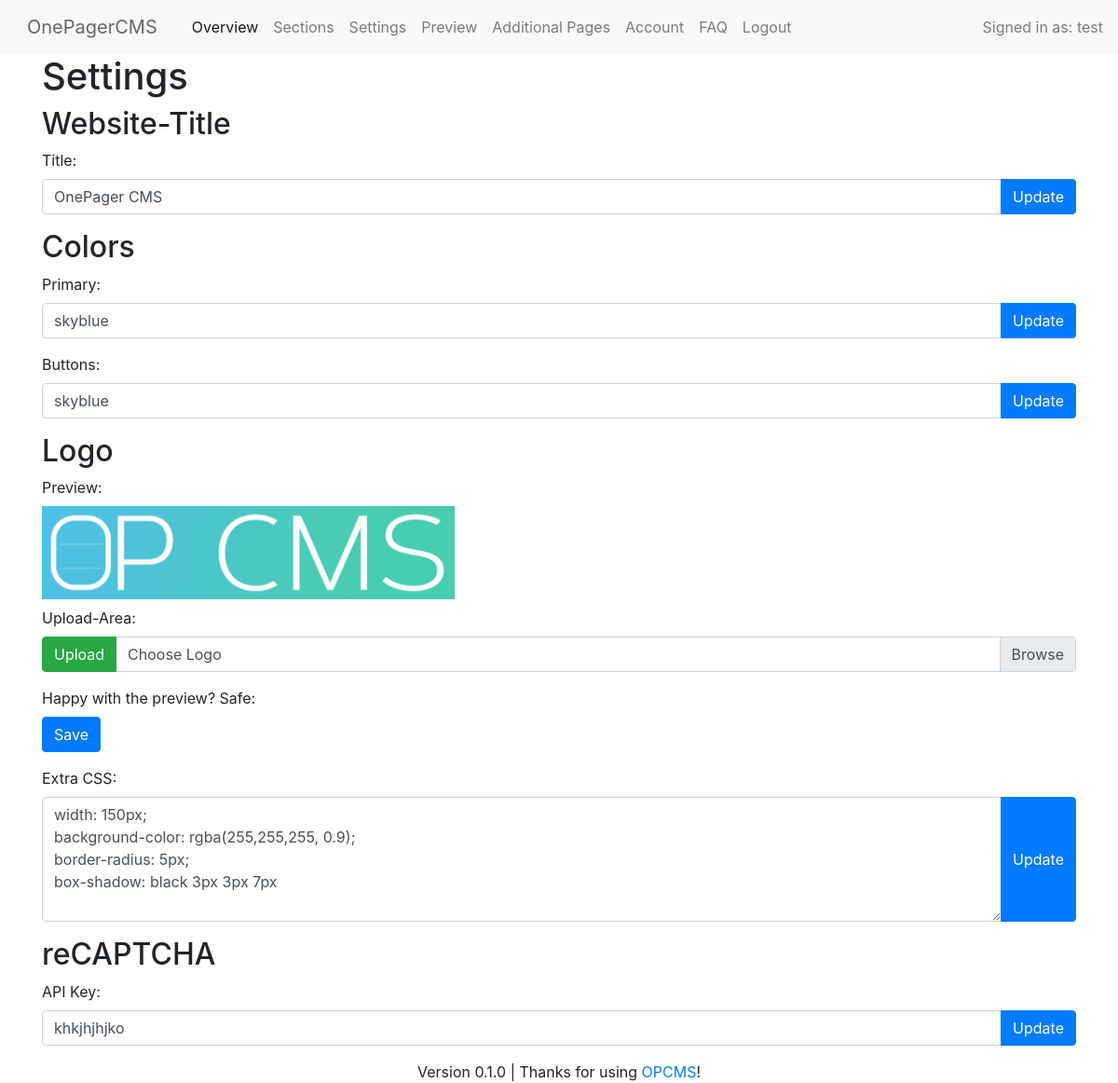
The page /core/settings.php (signed in) on the database its author committed.
### tables this page shows
CREATE TABLE settings
(
    id int PRIMARY KEY,
    setting VARCHAR(255),
    value TEXT
);

### database/connect.php (called while the page is built, shortened)
<?php
$datenbank = "../database/SQLiteDatabase.db";
?>

### database/SQLSettingActions.php (called while the page is built, shortened)
<?php
class SQLSettingActions
{
    public function getSettingValue($setting)
    {
        include '../database/connect.php';
        try {
            $select = $db->prepare("SELECT value FROM settings WHERE setting = :setting;");
            $select->bindValue(':setting', $setting);
            $select->execute();
            $value = $select->fetch();
            return $value[0];
        } catch (Exception $exception) {
            echo 'Something went wrong: ' . $exception->getMessage();
        }
    }
}

### core/settings.php (the view, shortened to what this page needs)
<?php
include "../database/SQLSettingActions.php";
$settingActions = new SQLSettingActions();
$captchaKey = ($settingActions->getSettingValue("recaptcha_key") != null && $settingActions->getSettingValue("recaptcha_key") != "") ? $settingActions->getSettingValue("recaptcha_key") : "";
$logocss = ($settingActions->getSettingValue("logo_css") != null && $settingActions->getSettingValue("logo_css") != "") ? $settingActions->getSettingValue("logo_css") : "";
$logo = ($settingActions->getSettingValue("logo") != null && $settingActions->getSettingValue("logo") != "") ? $settingActions->getSettingValue("logo") : "";
$uploadedLogo = (isset($_GET['logo'])) ? $_GET['logo'] : "";
$primaryColor = ($settingActions->getSettingValue('text-primary') != null && $settingActions->getSettingValue('text-primary') != "") ? $settingActions->getSettingValue('text-primary') : "";
$buttonColor = ($settingActions->getSettingValue('button-color') != null && $settingActions->getSettingValue('button-color') != "") ? $settingActions->getSettingValue('button-color') : "";
$websiteTitle = ($settingActions->getSettingValue('website-title') != null && $settingActions->getSettingValue('website-title') != "") ? $settingActions->getSettingValue('website-title') : "";
?>
<!DOCTYPE html>
<html>
<?php require_once "inc/head.php" ?>
<body>
<?php include_once "inc/header.php" ?>
<div class="container">
    <h1>Settings</h1>
    <h2>Website-Title</h2>
    <form method="post" action="../misc/changewebsitetitle.php">
        <div class="form-group">
            <label for="title">Title:</label>
            <div class="input-group">
                <input type="text" name="title" class="form-control" id="title"
                       value="<?php echo $websiteTitle ?>">
                <div class="input-group-append">
                    <input type='submit' class="btn btn-primary" name='titleform'
                           id='change' value='Update'>
                </div>
            </div>
        </div>
    </form>
    <h2>Colors</h2>
    <form method="post" action="../misc/changeprimarycolor.php">
        <div class="form-group">
            <label for="primaryColor">Primary:</label>
            <div class="input-group">
                <input type="text" name="primaryColor" id="primaryColor" class="form-control"
                       value="<?php echo $primaryColor ?>">
                <div class="input-group-append">
                    <input type='submit' class="btn btn-primary" name='action'
                           id='change' value='Update'>
                </div>
            </div>
        </div>
    </form>
    <form method="post" action="../misc/changebuttoncolor.php">
        <div class="form-group">
            <label for="buttonColor">Buttons:</label>
            <div class="input-group">
                <input type="text" name="buttonColor" id="buttonColor" class="form-control"
                       value="<?php echo $buttonColor ?>">
                <div class="input-group-append">
                    <input type='submit' class="btn btn-primary" name='action'
                           id='change' value='Update'>
                </div>
            </div>
        </div>
    </form>
    <h2>Logo</h2>
    <form enctype="multipart/form-data" action="../misc/logoupload.php" method="post" id="uploadform">
        <div class="form-group">
            <label>Preview:</label><br>
            <img class="img-fluid mb-2 text-right" style="height: 100px; max-width: 500px;"
                 src="<?php echo ($uploadedLogo != "") ? $uploadedLogo : $logo ?>"><br>
            <label>Upload-Area:</label>
            <div class="input-group">
                <div class="input-group-prepend">
                    <input type='submit' class="btn btn-success" id='image-upload' value='Upload'>
                </div>
                <div class="custom-file">
                    <label class="custom-file-label" for="inputGroupFile01">Choose Logo</label>
                </div>
            </div>
        </div>
    </form>
    <form method="post" action="../misc/changelogo.php">
        <label>Happy with the preview? Safe:</label>
        <div class="form-group">
            <input type='submit' class="btn btn-primary" name='save'
                   id='save' value='Save'>
        </div>
    </form>
    <form method="post" action="../misc/changelogocss.php">
        <div class="form-group">
            <label for="logocss">Extra CSS:</label>
            <div class="input-group">
                <textarea id="logocss" name="logocss" class="form-control" rows="5"
                ><?php echo $logocss ?></textarea>
                <div class="input-group-append">
                    <input type='submit' class="btn btn-primary" name='captchaKey'
                           id='change' value='Update'>
                </div>
            </div>
        </div>
    </form>
    <h2>reCAPTCHA</h2>
    <form method="post" action="../misc/changecaptcha.php">
        <div class="form-group">
            <label for="recaptcha_key">API Key:</label>
            <div class="input-group">
                <input type="text" id="recaptcha_key" name="recaptcha_key" class="form-control"
                       value="<?php echo $captchaKey ?>">
                <div class="input-group-append">
                    <input type='submit' class="btn btn-primary" name='captchaKey'
                           id='change' value='Update'>
                </div>
            </div>
        </div>
    </form>
</div>
<?php include_once "inc/footer.php" ?>
</body>
</html>

### rows shown on the page
settings: title "OnePager CMS"
settings: primaryColor "skyblue"
settings: buttonColor "skyblue"
settings: value (picture)
settings: logocss "width: 150px; background-color: rgba(255,255,255, 0.9); border-radius: 5px; box-shadow: black 3px 3px 7px"
settings: recaptcha_key "khkjhjhjko"

### other values the page prints
$userid "test"
